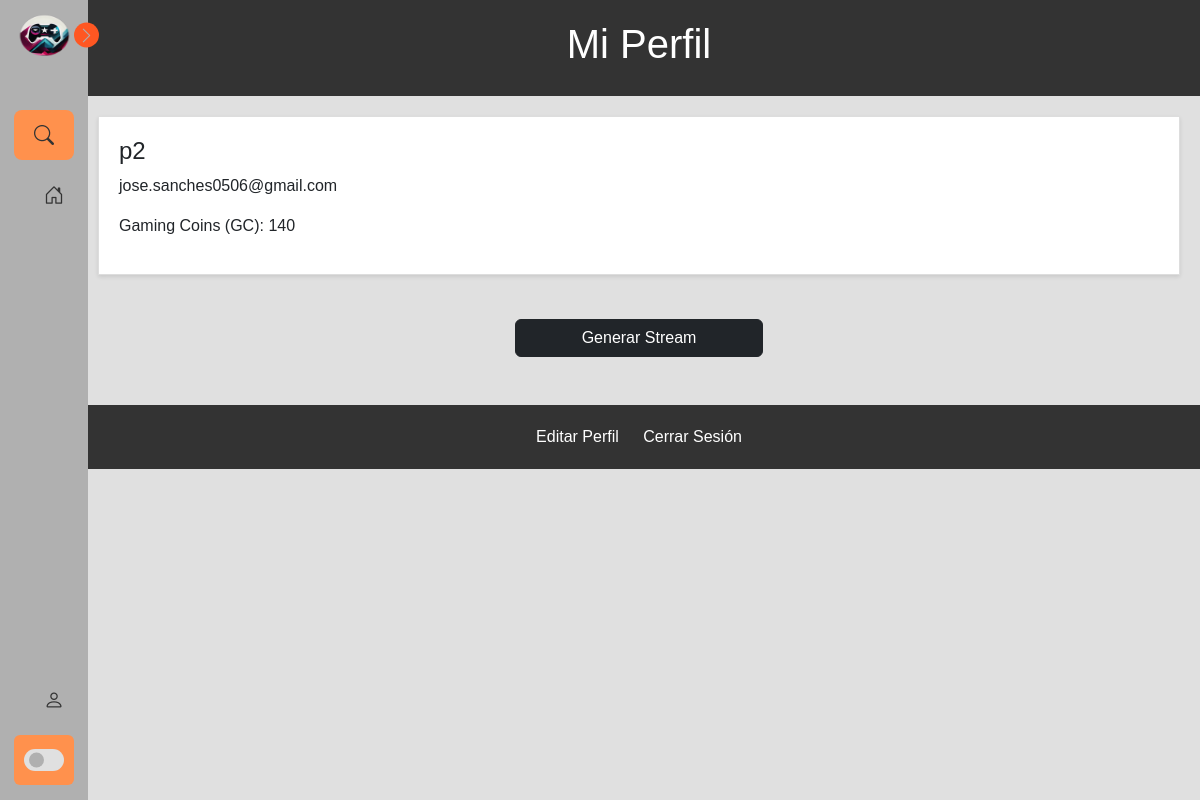
The app's page /perfil (signed in), older data.
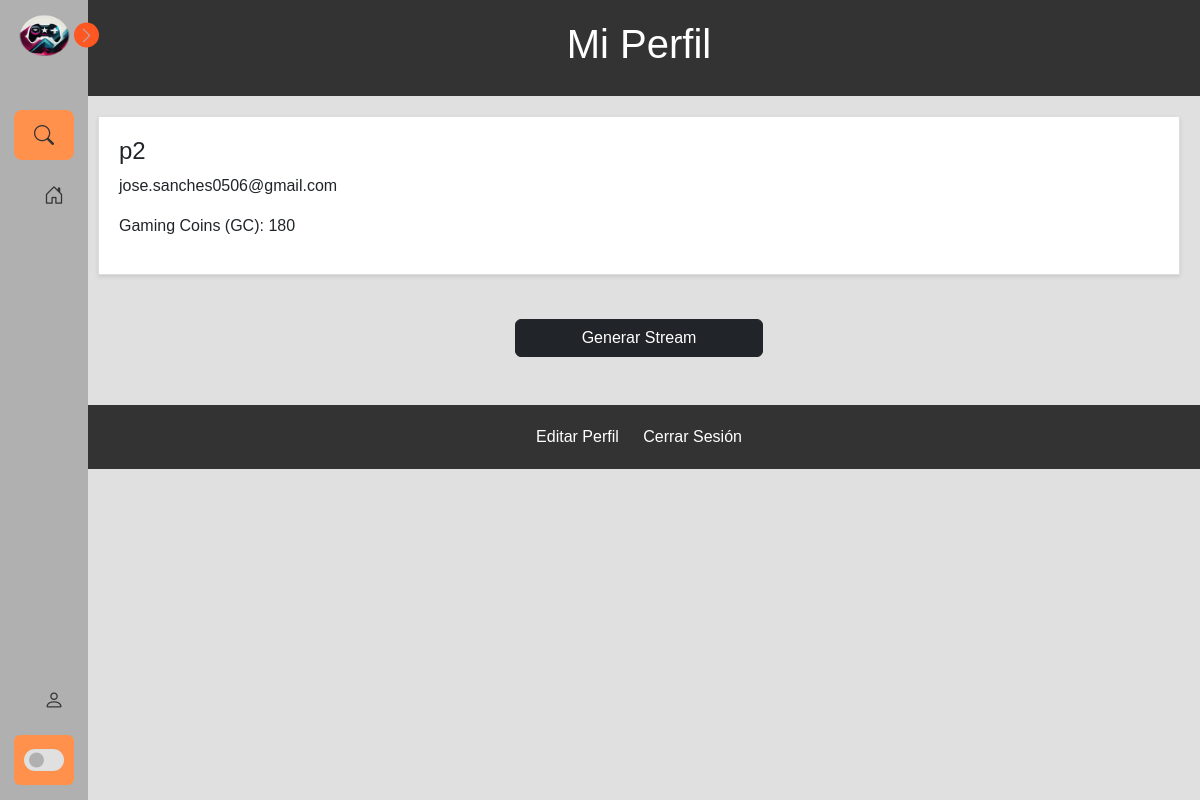
The same page, newer data.
### app/tvapp/models.py (models this page shows)
class Puntos(models.Model):
    usuario = models.OneToOneField(User, on_delete=models.CASCADE)
    puntos = models.IntegerField(default=0)

### app/tvapp/views.py (the view)
# urls.py: path('perfil', views.perfil, name='perfil'),
@login_required
def perfil(request):
    if request.method == 'POST' and 'logout' in request.POST:
        logout(request)
        return redirect('inicio')  # Redirige al usuario a la página de inicio.
    usuario_actual = request.user
    username = usuario_actual.username
    email = usuario_actual.email
    puntos_usuario = Puntos.objects.get(usuario=request.user)
    return render(request, 'perfil.html', {'puntos_usuario': puntos_usuario})

### app/tvapp/templates/perfil.html (shortened to what this page needs)
{% extends 'baseInicio.html' %}
{% load static %}
{% block head %}
<link rel="stylesheet" type="text/css" href="{% static 'css/StylePerfil.css' %}">
{% endblock %}
{% block content %}
<header class="headerPerfil">
    <h1>Mi Perfil</h1>
</header>
<div class="profile">
    <div class="user-info">
        <h2>{{ user.username }}</h2>
        <p>{{ user.email }}</p>
        <p>Gaming Coins (GC): {{ puntos_usuario.puntos }}</p>
    </div>
</div>
<div class="container mb-5">
    <div class="row justify-content-center mt-3">
        <div class="col-md-6">
            <div class="d-grid gap-2 col-6 mx-auto">
                <a class="btn btn-dark" href="formuSala">Generar Stream</a>
            </div>
        </div>
    </div>
</div>
<footer>
    <footer>
        <a href="{% url 'editar_perfil' %}">Editar Perfil</a>
        <a href="{% url 'logout' %}">Cerrar Sesión</a>
    </footer>
</footer>
{% endblock %}

Row changes from the older to the newer data that the page shows:
changed Puntos: puntos "140" → "180"
